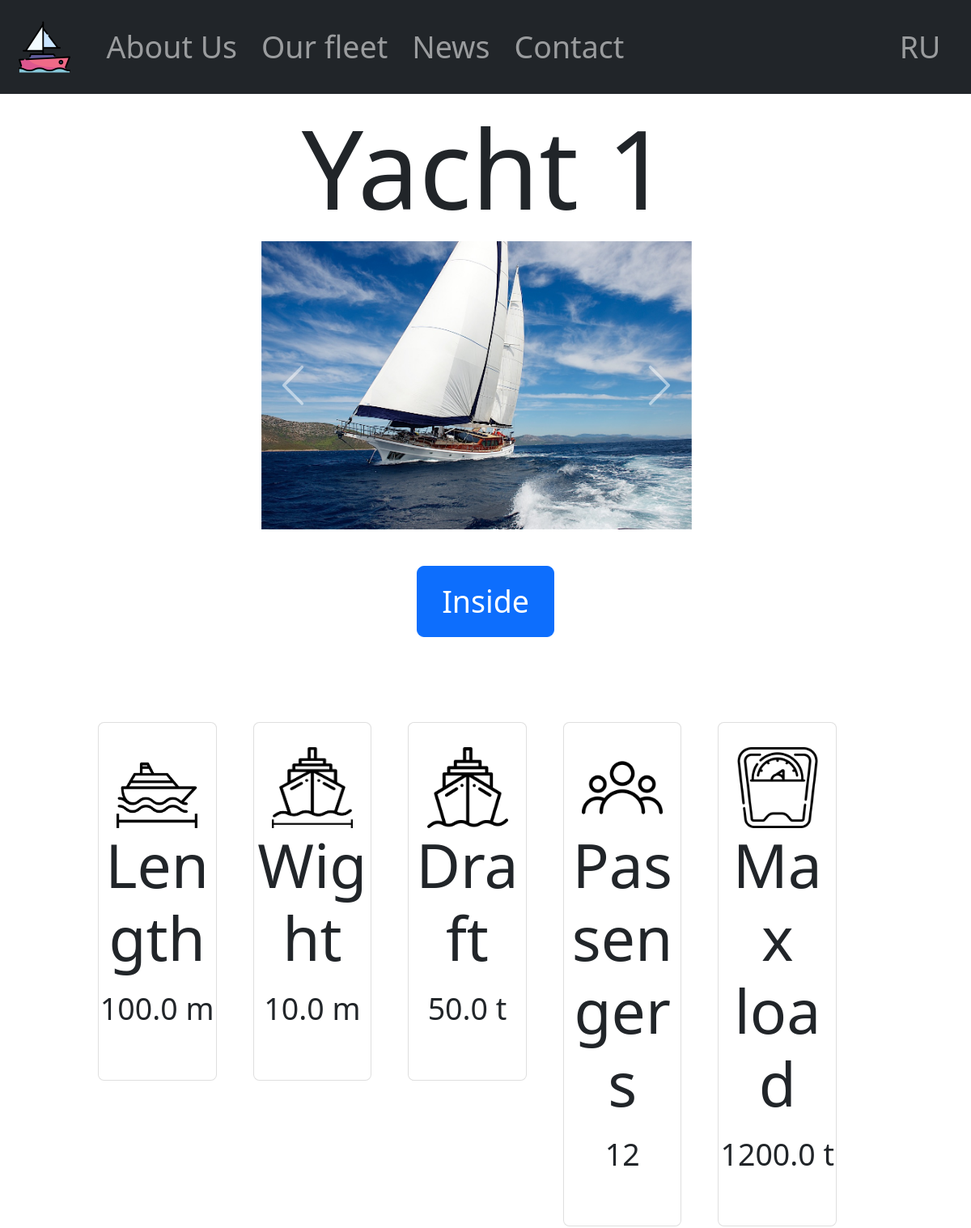
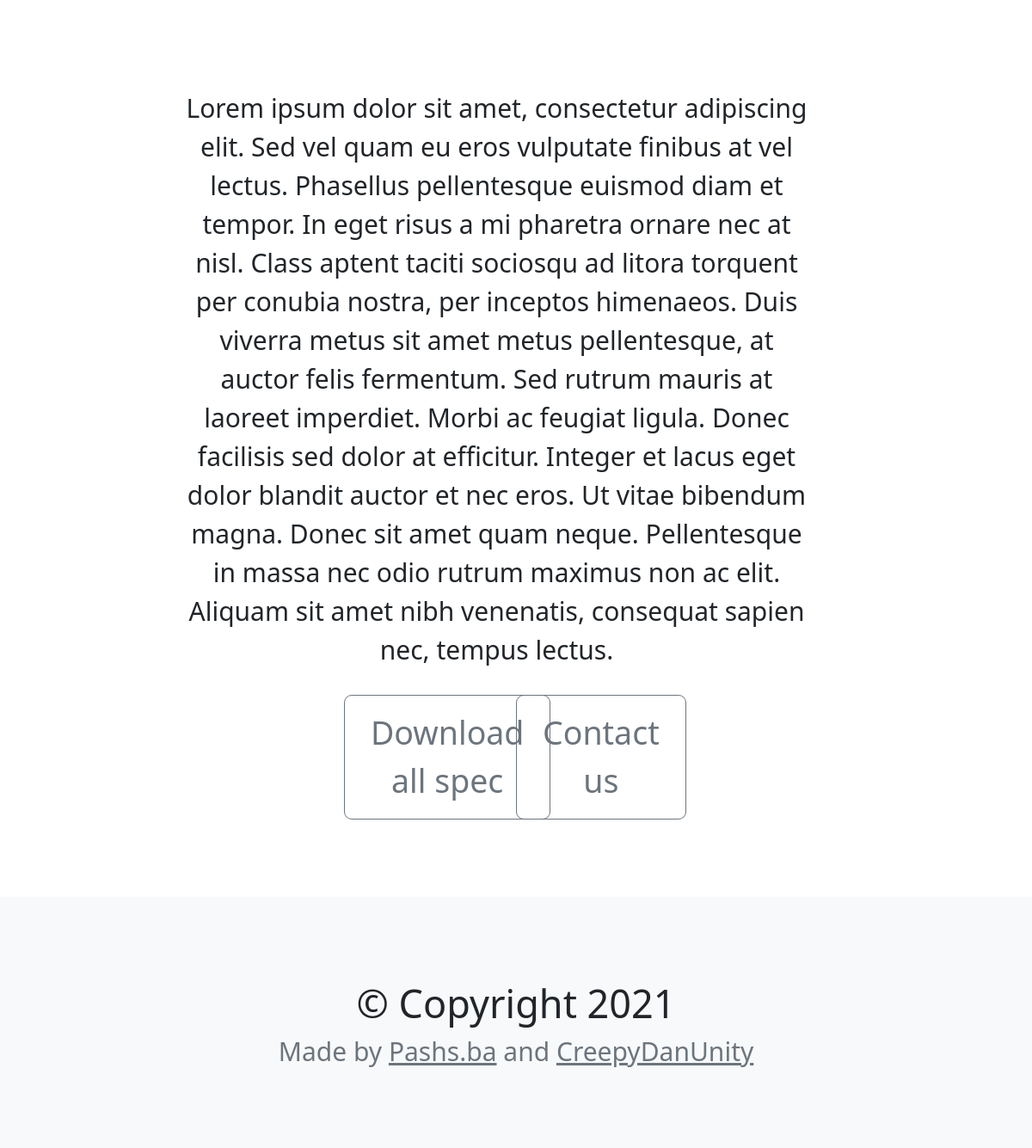
Screenshot of /products/1/en with the database file from the repository (2 pictures, top to bottom).
### products/models.py (models this page shows, shortened)
class Product(models.Model):
    name = models.CharField(max_length=1024)
    en_name = models.CharField(max_length=1024, null=True)
    description = models.TextField(null=True)
    en_description = models.TextField(null=True)
    images_list = models.JSONField()
    into_photos = models.JSONField(null=True)
    length = models.FloatField(null=True)
    width = models.FloatField(null=True)
    displacement = models.FloatField(null=True)
    passengers = models.IntegerField(null=True)
    max_load = models.FloatField(null=True)
    spec = models.FileField(null=True)
    en_spec = models.FileField(null=True)

### products/views.py (the view)
# urls.py: path('<int:pk>/en', en_product, name='en_product')
def en_product(request, pk):
    return render(request, 'en_product.html', {
        'product': Product.objects.get(pk=pk)
    })

### products/templates/en_product.html (shortened to what this page needs)
{% extends 'en_base.html' %}
{% load static %}
{% block current_page %}
    {% url 'product' product.pk%}
{% endblock %}
{% block main %}
    <h2 class="display-2 text-center" style="margin-top: 10px; margin-bottom: 10px">{{ product.en_name }}</h2>
    <div class="row mw-100">
        <div class="bd-example container ps-lg-4 col-xl-6" id="ext">
            <div id="carouselExampleControls" class="carousel slide" data-bs-ride="carousel">
              <div class="carousel-inner" id="outside">
                  {% for i in product.images_list %}
                    <div class="carousel-item {% if i ==  product.images_list.0%}active{% endif %}">
                      <img src="{% static i %}" class="d-block w-100" alt="...">
                    </div>
                  {% endfor %}
              </div>
              <button class="carousel-control-prev" type="button" data-bs-target="#carouselExampleControls" data-bs-slide="prev">
                <span class="carousel-control-prev-icon" aria-hidden="true"></span>
              </button>
              <button class="carousel-control-next" type="button" data-bs-target="#carouselExampleControls" data-bs-slide="next">
                <span class="carousel-control-next-icon" aria-hidden="true"></span>
              </button>
            </div>
        </div>
    </div>
    <div class="row mt-4 justify-content-center">
        <div class="col-xl-2 d-flex justify-content-center">
                <button class="btn btn-primary btn-lg" id="bt" onclick="change_view()">Inside</button>
        </div>
    </div>
    <div class="row justify-content-center my-5 mw-100" style="padding-left: 25px; padding-right: 25px">
        <div class="col-xl-2 my-2 mw-100">
            <div class="card d-flex justify-content-center text-center py-3">
                <div>
                    <img src="{% static 'products/boat.png' %}" alt="" class="" height="100" width="100">
                </div>
                <h5 class="display-6">Length</h5>
                <p class="fs-5">{{ product.length }} m</p>
            </div>
        </div>
        <div class="col-xl-2 my-2 mw-100">
            <div class="card d-flex justify-content-center text-center py-3">
                <div>
                    <img src="{% static 'products/cruise.png' %}" alt="" class="" height="100" width="100">
                </div>
                <h5 class="display-6">Wight</h5>
                <p class="fs-5">{{ product.width }} m</p>
            </div>
        </div>
        <div class="col-xl-2 my-2 mw-100">
            <div class="card d-flex justify-content-center text-center py-3">
                <div>
                    <img src="{% static 'products/disp.png' %}" alt="" class="" height="100" width="100">
                </div>
                <h5 class="display-6">Draft<br></h5>
                <p class="fs-5">{{ product.displacement }} t</p>
            </div>
        </div>
        <div class="col-xl-2 my-2 mw-100">
            <div class="card d-flex justify-content-center text-center py-3">
                <div>
                    <img src="{% static 'products/user.png' %}" alt="" class="" height="100" width="100">
                </div>
                <h5 class="display-6">Passengers</h5>
                <p class="fs-5">{{ product.passengers }}</p>
            </div>
        </div>
    <div class="col-xl-2 my-2 mw-100">
            <div class="card d-flex justify-content-center text-center py-3">
                <div>
                    <img src="{% static 'products/weight-scale.png' %}" alt="" class="" height="100" width="100">
                </div>
                <h5 class="display-6">Max load</h5>
                <p class="fs-5">{{ product.max_load }} t</p>
            </div>
        </div>
    </div>
    <div class="row justify-content-center mw-100" style="padding-left: 20px; padding-right: 20px">
        <div class="col-xl-8 text-center fs-5" >
            <p>{{ product.en_description|safe }}</p>
        </div>
    </div>
    <div class="row text-center mb-5 mw-100 d-flex justify-content-center">
        <div class="col-xl-2">
            <a class="btn btn-lg btn-outline-secondary" href="/media/{{ product.en_spec }}" style="">Download all spec</a>
        </div>
        <div class="col-xl-2">
            <a class="btn btn-lg btn-outline-secondary" href="{% url 'en_homepage' %}#contacts" style="">Contact us</a>
        </div>
    </div>
{% endblock %}

### templates/en_base.html (style rules this page uses)
@media (max-width: 1200px) { * { font-size: 30px; } }

### rows the page displays
Product: en_name "Yacht 1", length "100.0", width "10.0", displacement "50.0", passengers "12", max_load "1200.0", en_description "Lorem ipsum dolor sit amet, consectetur adipiscing elit. Sed vel quam eu eros vulputate finibus at vel lectus. Phasellus pellentesque euismod diam et tempor. In eget risus a mi pharetra ornare nec at nisl. Class aptent taciti sociosqu ad litora torquent per conubia nostra, per inceptos himenaeos. Duis viverra metus sit amet metus pellentesque, at auctor felis fermentum. Sed rutrum mauris at laoreet imperdiet. Morbi ac feugiat ligula. Donec facilisis sed dolor at efficitur. Integer et lacus eget dolor blandit auctor et nec eros. Ut vitae bibendum magna. Donec sit amet quam neque. Pellentesque in massa nec odio rutrum maximus non ac elit. Aliquam sit amet nibh venenatis, consequat sapien nec,…"
